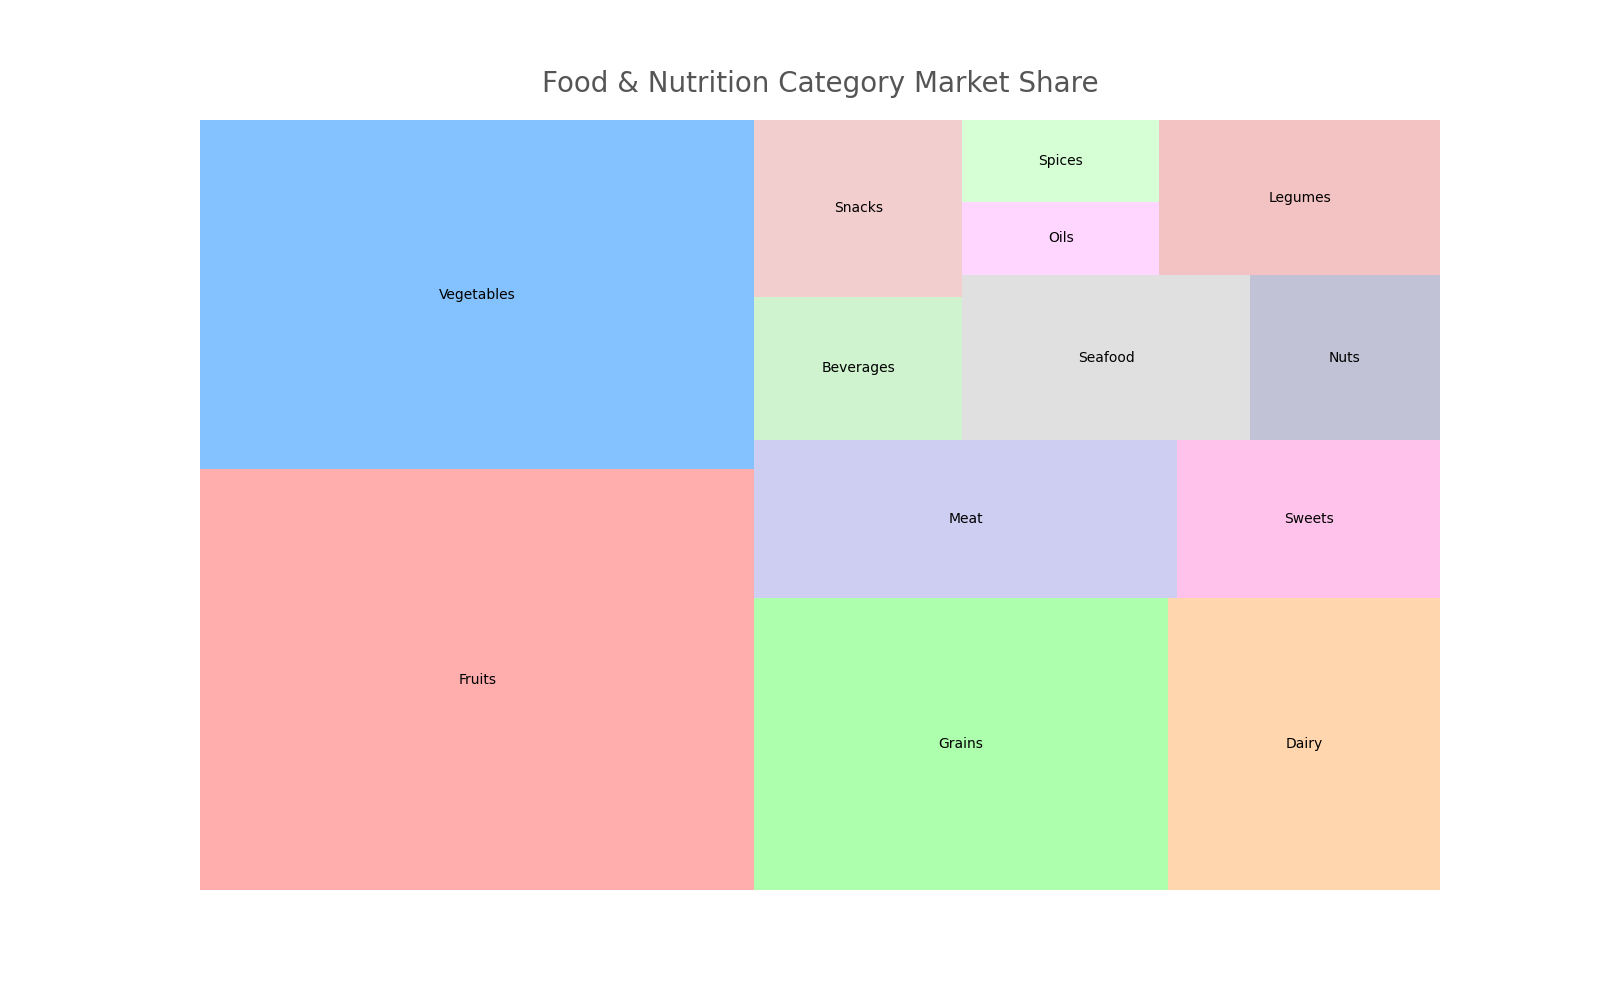

This chart was generated by the following Python code:

import seaborn as sns
import pandas as pd
import matplotlib.pyplot as plt
import squarify

# Data Frame
data = {
    "Topic": ['Food & Nutrition'] * 13,
    "Category": ['Fruits', 'Vegetables', 'Grains', 'Dairy', 'Meat', 'Sweets', 'Beverages', 
                 'Snacks', 'Seafood', 'Nuts', 'Oils', 'Spices', 'Legumes'],
    "Percentage": [30.5, 25.3, 15.8, 10.4, 8.7, 5.4, 3.9, 4.8, 6.2, 4.1, 1.9, 2.1, 5.7]
}
df = pd.DataFrame(data)

# Settings
plt.figure(figsize=(16, 10))
colors = ['#ff9999','#66b3ff','#99ff99','#ffcc99','#c2c2f0','#ffb3e6','#c2f0c2','#f0c2c2','#d9d9d9','#b3b3cc','#ffccff','#ccffcc','#f0b3b3']

# Treemap plot
squarify.plot(sizes=df["Percentage"], label=df["Category"], color=colors, alpha=0.8)
plt.title("Food & Nutrition Category Market Share", fontsize=20, color='#555555', pad=20)
plt.axis('off')
plt.show()
